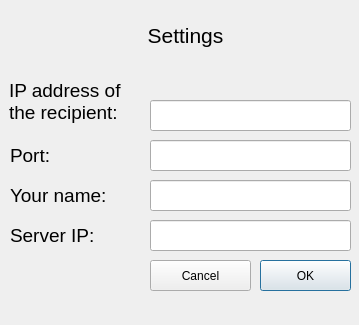
<?xml version="1.0" encoding="UTF-8"?>
<ui version="4.0">
 <class>Settings</class>
 <widget class="QDialog" name="Settings">
  <property name="geometry">
   <rect>
    <x>0</x>
    <y>0</y>
    <width>359</width>
    <height>325</height>
   </rect>
  </property>
  <property name="windowTitle">
   <string>Dialog</string>
  </property>
  <widget class="QLineEdit" name="lineEdit">
   <property name="geometry">
    <rect>
     <x>150</x>
     <y>100</y>
     <width>201</width>
     <height>31</height>
    </rect>
   </property>
   <property name="font">
    <font>
     <pointsize>11</pointsize>
    </font>
   </property>
  </widget>
  <widget class="QLabel" name="label">
   <property name="geometry">
    <rect>
     <x>9</x>
     <y>56</y>
     <width>141</width>
     <height>91</height>
    </rect>
   </property>
   <property name="font">
    <font>
     <pointsize>14</pointsize>
    </font>
   </property>
   <property name="text">
    <string>IP address of 
the recipient:</string>
   </property>
  </widget>
  <widget class="QLineEdit" name="lineEdit_3">
   <property name="geometry">
    <rect>
     <x>150</x>
     <y>180</y>
     <width>201</width>
     <height>31</height>
    </rect>
   </property>
   <property name="font">
    <font>
     <pointsize>11</pointsize>
    </font>
   </property>
  </widget>
  <widget class="QLabel" name="label_3">
   <property name="geometry">
    <rect>
     <x>10</x>
     <y>180</y>
     <width>131</width>
     <height>31</height>
    </rect>
   </property>
   <property name="font">
    <font>
     <pointsize>14</pointsize>
    </font>
   </property>
   <property name="text">
    <string>Your name:</string>
   </property>
  </widget>
  <widget class="QLabel" name="label_4">
   <property name="geometry">
    <rect>
     <x>80</x>
     <y>10</y>
     <width>211</width>
     <height>51</height>
    </rect>
   </property>
   <property name="font">
    <font>
     <pointsize>16</pointsize>
    </font>
   </property>
   <property name="text">
    <string>Settings</string>
   </property>
   <property name="alignment">
    <set>Qt::AlignCenter</set>
   </property>
  </widget>
  <widget class="QPushButton" name="pushButton_ok">
   <property name="geometry">
    <rect>
     <x>260</x>
     <y>260</y>
     <width>91</width>
     <height>31</height>
    </rect>
   </property>
   <property name="text">
    <string>OK</string>
   </property>
  </widget>
  <widget class="QPushButton" name="pushButton_cancel">
   <property name="geometry">
    <rect>
     <x>150</x>
     <y>260</y>
     <width>101</width>
     <height>31</height>
    </rect>
   </property>
   <property name="text">
    <string>Cancel</string>
   </property>
  </widget>
  <widget class="QLabel" name="label_5">
   <property name="geometry">
    <rect>
     <x>10</x>
     <y>140</y>
     <width>131</width>
     <height>31</height>
    </rect>
   </property>
   <property name="font">
    <font>
     <pointsize>14</pointsize>
    </font>
   </property>
   <property name="text">
    <string>Port:</string>
   </property>
  </widget>
  <widget class="QLineEdit" name="lineEdit_port">
   <property name="geometry">
    <rect>
     <x>150</x>
     <y>140</y>
     <width>201</width>
     <height>31</height>
    </rect>
   </property>
   <property name="font">
    <font>
     <pointsize>11</pointsize>
    </font>
   </property>
  </widget>
  <widget class="QLineEdit" name="lineEdit_serverIP">
   <property name="geometry">
    <rect>
     <x>150</x>
     <y>220</y>
     <width>201</width>
     <height>31</height>
    </rect>
   </property>
   <property name="font">
    <font>
     <pointsize>11</pointsize>
    </font>
   </property>
  </widget>
  <widget class="QLabel" name="label_6">
   <property name="geometry">
    <rect>
     <x>10</x>
     <y>220</y>
     <width>131</width>
     <height>31</height>
    </rect>
   </property>
   <property name="font">
    <font>
     <pointsize>14</pointsize>
    </font>
   </property>
   <property name="text">
    <string>Server IP:</string>
   </property>
  </widget>
 </widget>
 <resources/>
 <connections/>
</ui>
